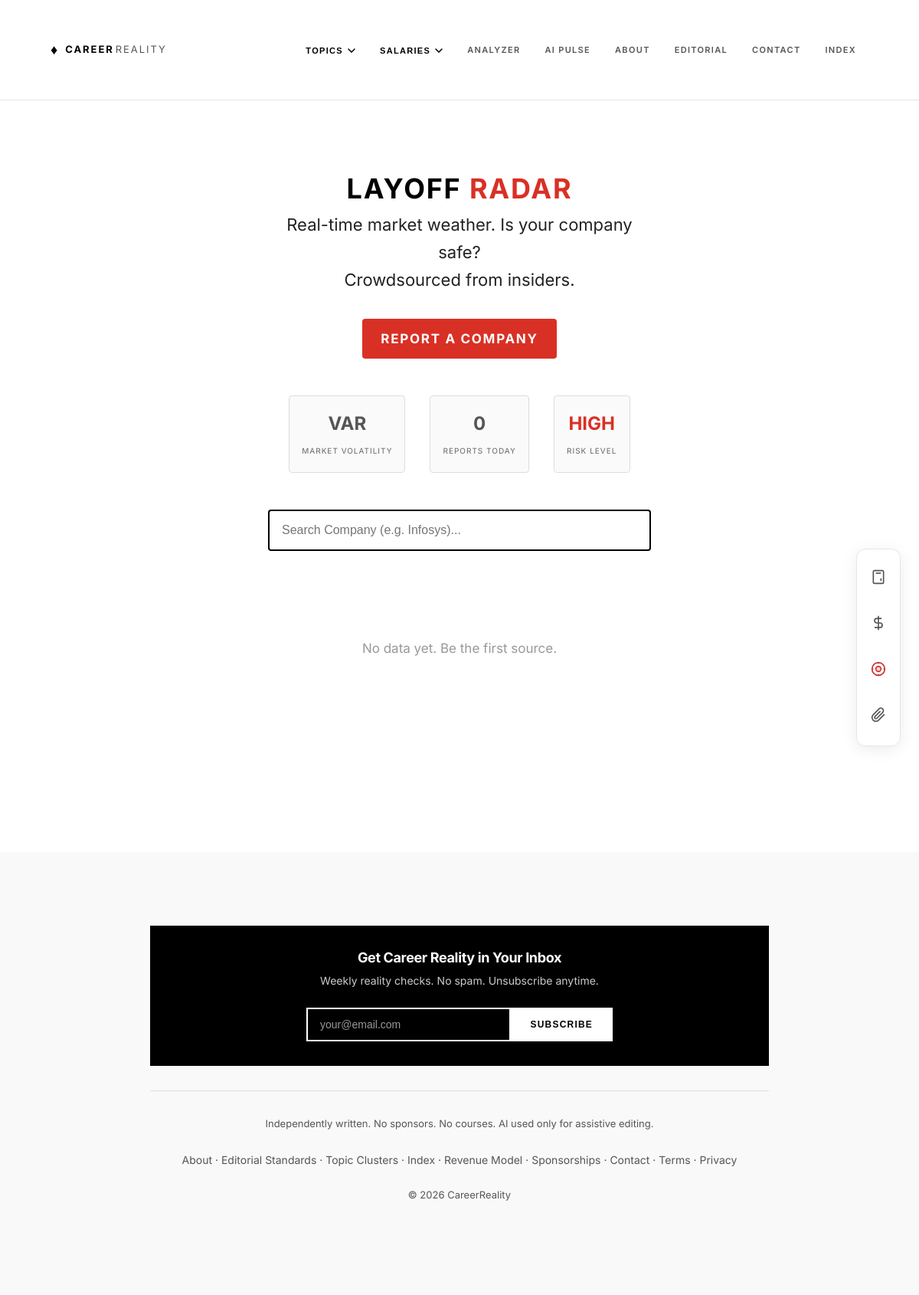
/layoff-radar/, run on an earlier commit of the app's database.
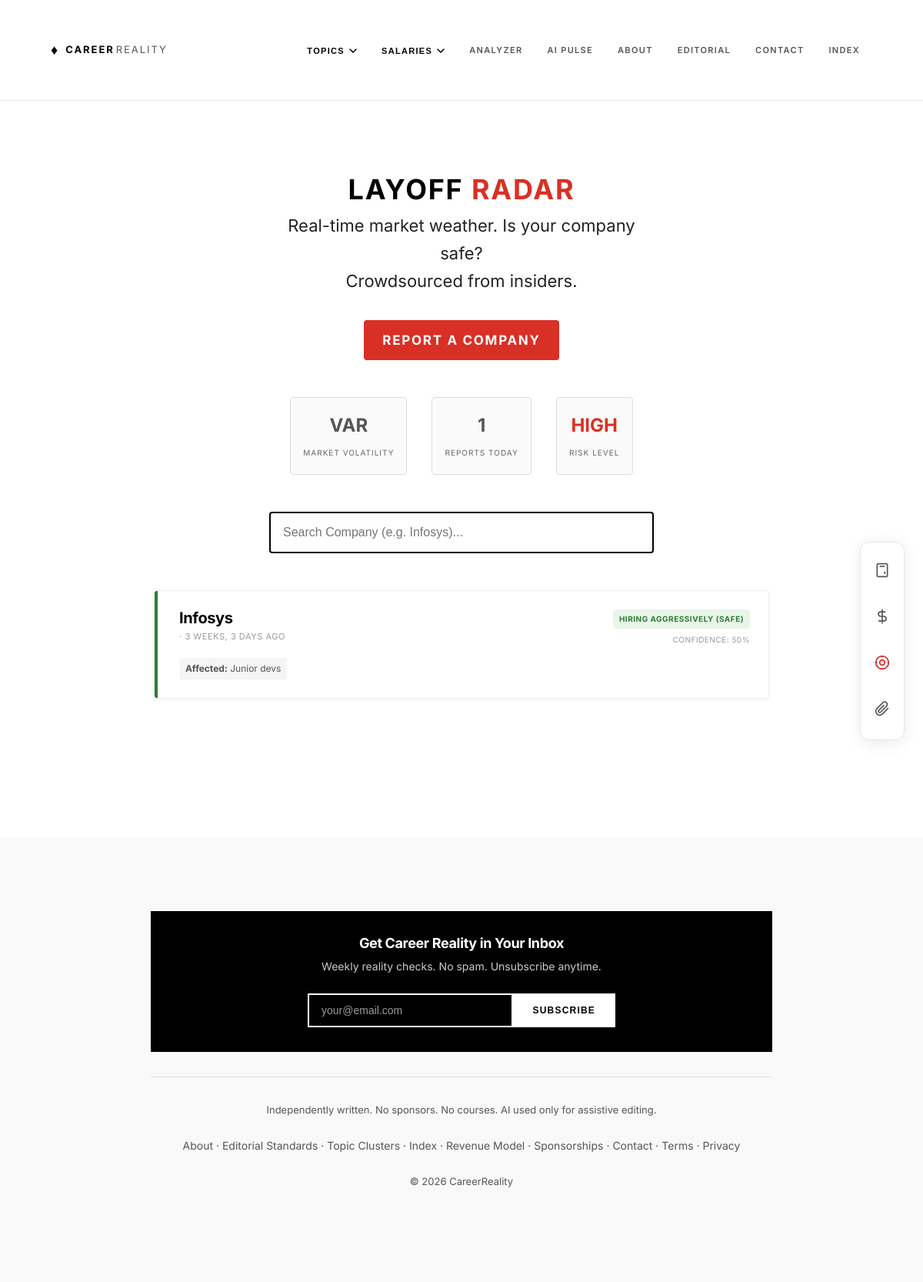
And on a later commit of the database.
### analyzer/models.py (models this page shows, shortened)
class LayoffReport(models.Model):
    STATUS_CHOICES = [
        ('hiring', 'Hiring Aggressively (Safe)'),
        ('freeze', 'Hiring Freeze'),
        ('rumor', 'Rumors of Layoffs'),
        ('layoff', 'Active Layoffs (Danger)'),
    ]
    company_name = models.CharField(max_length=100)
    status = models.CharField(max_length=20, choices=STATUS_CHOICES)
    role_affected = models.CharField(max_length=100, blank=True, help_text="e.g. Sales, Engineering")
    location = models.CharField(max_length=50, blank=True)
    details = models.TextField(blank=True, help_text="Context (optional)")
    is_verified = models.BooleanField(default=False)
    created_at = models.DateTimeField(auto_now_add=True)
    class Meta:
        ordering = ['-created_at']

### analyzer/views.py (the view)
# urls.py: path('layoff-radar/', analyzer_views.layoff_radar, name='layoff_radar'),
def layoff_radar(request):
    recent_reports = list(models.LayoffReport.objects.all().order_by('-created_at')[:50])
    from django.utils import timezone
    for report in recent_reports:
        score = 30
        if report.details:
            score += 20
        if report.status in ['freeze', 'rumor', 'layoff']:
            score += 10
        age_days = (timezone.now() - report.created_at).days
        if age_days <= 7:
            score += 40
        elif age_days <= 30:
            score += 20
        report.confidence_score = min(score, 100)
    title = "Indian Tech Layoff Radar (2026)"
    description = "Crowdsourced layoff alerts and hiring freeze updates for Indian IT. Check if your company is safe and report anonymously."
    return render(request, 'analyzer/layoff_radar.html', {
        'reports': recent_reports,
        'og_title': title,
        'og_description': description,
        'twitter_title': title,
        'twitter_description': description,
    })

### core/context_processors.py (called while the page is built)
def seo_defaults(request):
    canonical_url = f"{request.scheme}://{request.get_host()}{request.path}"
    categories = []
    try:
        from content.models import Category
        categories = Category.objects.all()
    except Exception:
        categories = []
    return {
        "article_meta_title": "",
        "article_meta_description": "",
        "og_type": "",
        "og_title": "",
        "og_description": "",
        "og_image": "",
        "twitter_title": "",
        "twitter_description": "",
        "twitter_image": "",
        "meta_robots": "index, follow",
        "canonical_url": canonical_url,
        "categories": categories,
    }

### templates/analyzer/layoff_radar.html (shortened to what this page needs)
{% extends 'base.html' %}
{% block content %}
<section class="container-medium" style="margin-top: var(--space-lg); margin-bottom: var(--space-xl);">
    <div style="text-align: center; margin-bottom: 3rem;">
        <h1 style="font-size: 36px; margin-bottom: 0.5rem; text-transform: uppercase; letter-spacing: 0.05em;">Layoff
            <span style="color: #d93025;">Radar</span>
        </h1>
        <p class="hero-subtitle" style="max-width: 500px; margin: 0 auto;">
            Real-time market weather. Is your company safe?
            <br>Crowdsourced from insiders.
        </p>
        <a href="{% url 'report_layoff' %}" class="btn"
            style="margin-top: 2rem; display: inline-block; background: #d93025; color: white; border: none; font-weight: 700; padding: 12px 24px; text-decoration: none; text-transform: uppercase; letter-spacing: 0.1em; border-radius: 4px;">
            Report a Company
        </a>
    </div>
    <div style="display: flex; justify-content: center; gap: 2rem; margin-bottom: 3rem; flex-wrap: wrap;">
        <div class="stat-card">
            <span class="stat-value">VAR</span>
            <span class="stat-label">Market Volatility</span>
        </div>
        <div class="stat-card">
            <span class="stat-value">{{ reports|length }}</span>
            <span class="stat-label">Reports Today</span>
        </div>
        <div class="stat-card">
            <span class="stat-value" style="color: #d93025;">HIGH</span>
            <span class="stat-label">Risk Level</span>
        </div>
    </div>
    <div style="max-width: 500px; margin: 0 auto 3rem;">
        <input type="text" id="companySearch" placeholder="Search Company (e.g. Infosys)..." onkeyup="filterCompanies()"
            style="width: 100%; padding: 16px; font-size: 16px; border: 2px solid var(--c-black); border-radius: 4px;">
    </div>
    <div class="radar-feed" id="radarList" style="max-width: 800px; margin: 0 auto;">
        {% for report in reports %}
        <div class="radar-card" data-company="{{ report.company_name|lower }}">
            <div
                class="radar-status-bar {% if report.status == 'hiring' %}status-safe{% elif report.status == 'freeze' %}status-warn{% else %}status-danger{% endif %}">
            </div>
            <div class="radar-content">
                <div style="display: flex; justify-content: space-between; align-items: flex-start;">
                    <div>
                        <h3 class="company-name">{{ report.company_name }}</h3>
                        <div class="meta-info">
                            {{ report.location }} &middot; {{ report.created_at|timesince }} ago
                        </div>
                    </div>
                    <div style="display: flex; flex-direction: column; align-items: flex-end; gap: 6px;">
                        <span
                            class="status-badge {% if report.status == 'hiring' %}badge-safe{% elif report.status == 'freeze' %}badge-warn{% else %}badge-danger{% endif %}">
                            {{ report.get_status_display }}
                        </span>
                        <span style="font-size: 10px; text-transform: uppercase; letter-spacing: 0.05em; color: #999;">
                            Confidence: {{ report.confidence_score }}%
                        </span>
                    </div>
                </div>
                {% if report.role_affected %}
                <div class="role-tag">
                    <span style="font-weight: 700;">Affected:</span> {{ report.role_affected }}
                </div>
                {% endif %}
            </div>
        </div>
        {% empty %}
        <div style="text-align: center; padding: 3rem; color: #999;">
            <p>No data yet. Be the first source.</p>
        </div>
        {% endfor %}
    </div>
</section>
{% endblock %}

### templates/base.html (shortened to what this page needs)
<!DOCTYPE html>
{% load static %}
<html lang="en-IN">
<head>
    {% include "partials/meta.html" %}
</head>
<body>
    {% include "partials/header.html" %}
    <main>
        {% block content %}{% endblock %}
    </main>
    {% include "partials/utility_dock.html" %}
    {% include "partials/footer.html" %}
</body>
</html>

### templates/partials/meta.html (shortened to what this page needs)
{% load static %}
<link rel="stylesheet" href="{% static 'css/style.css' %}?v=6">

### templates/partials/header.html (shortened to what this page needs)
<header class="site-header">
    <div class="container-wide nav-flex">
        <a href="/" class="site-brand">
            <span class="brand-icon">&diams;</span>
            <span class="brand-text">CAREER<span class="brand-highlight">REALITY</span></span>
        </a>
        <nav class="site-nav">
            <div class="nav-dropdown">
                <button class="nav-dropdown-trigger" aria-haspopup="true" aria-expanded="false">
                    Topics
                    <svg class="dropdown-arrow" width="10" height="6" viewBox="0 0 10 6" fill="none">
                        <path d="M1 1L5 5L9 1" stroke="currentColor" stroke-width="1.5" stroke-linecap="round" />
                    </svg>
                </button>
            </div>
            <div class="nav-dropdown">
                <button class="nav-dropdown-trigger" aria-haspopup="true" aria-expanded="false">
                    Salaries
                    <svg class="dropdown-arrow" width="10" height="6" viewBox="0 0 10 6" fill="none">
                        <path d="M1 1L5 5L9 1" stroke="currentColor" stroke-width="1.5" stroke-linecap="round" />
                    </svg>
                </button>
            </div>
            <a href="{% url 'wizard_start' %}" class="nav-link">Analyzer</a>
            <a href="{% url 'ai_news_hub' %}" class="nav-link">AI Pulse</a>
            <a href="{% url 'about' %}" class="nav-link">About</a>
            <a href="{% url 'editorial' %}" class="nav-link">Editorial</a>
            <a href="{% url 'contact' %}" class="nav-link">Contact</a>
            <a href="{% url 'career_reality_index' %}" class="nav-link">Index</a>
        </nav>
    </div>
</header>

### templates/partials/utility_dock.html (shortened to what this page needs)
<div class="utility-dock">
    <div class="dock-container">
        <a href="{% url 'salary_calculator' %}" class="dock-item" title="True In-Hand Calculator">
            <div class="dock-icon">
            </div>
        </a>
        <a href="{% url 'salary_reality' %}" class="dock-item" title="Market Salary Data">
            <div class="dock-icon">
                <svg width="20" height="20" viewBox="0 0 24 24" fill="none" stroke="currentColor" stroke-width="2">
                    <line x1="12" y1="1" x2="12" y2="23"></line>
                    <path d="M17 5H9.5a3.5 3.5 0 0 0 0 7h5a3.5 3.5 0 0 1 0 7H6"></path>
                </svg>
            </div>
        </a>
        <a href="{% url 'layoff_radar' %}" class="dock-item dock-alert" title="Layoff Risk Tracker">
            <div class="dock-icon">
            </div>
        </a>
        <a href="{% url 'submit_salary' %}" class="dock-item" title="Share Anonymous Salary">
            <div class="dock-icon">
                <svg width="20" height="20" viewBox="0 0 24 24" fill="none" stroke="currentColor" stroke-width="2">
                    <path
                        d="M21.44 11.05l-9.19 9.19a6 6 0 0 1-8.49-8.49l9.19-9.19a4 4 0 0 1 5.66 5.66l-9.2 9.19a2 2 0 0 1-2.83-2.83l8.49-8.48">
                    </path>
                </svg>
            </div>
        </a>
    </div>
</div>

### templates/partials/footer.html (shortened to what this page needs)
<footer class="site-footer">
    <div class="container-medium">
        <div class="newsletter-section">
            <h3 class="newsletter-title">Get Career Reality in Your Inbox</h3>
            <p class="newsletter-desc">Weekly reality checks. No spam. Unsubscribe anytime.</p>
            <form class="newsletter-form" action="{% url 'newsletter_signup' %}" method="POST">
                <input type="email" name="email" placeholder="your@email.com" required class="newsletter-input">
                <button type="submit" class="newsletter-btn">Subscribe</button>
            </form>
        </div>
        <hr style="border: none; border-top: 1px solid #ddd; margin: 2rem 0;">
        <p>
            Independently written. No sponsors. No courses.
            AI used only for assistive editing.
        </p>
        <p style="margin-top: 1.5rem; font-size: 14px; color: var(--c-grey-mid);">
            <a href="{% url 'about' %}" style="text-decoration: none; color: inherit;">About</a> &middot;
            <a href="{% url 'editorial' %}" style="text-decoration: none; color: inherit;">Editorial Standards</a> &middot;
            <a href="{% url 'topic_clusters' %}" style="text-decoration: none; color: inherit;">Topic Clusters</a> &middot;
            <a href="{% url 'career_reality_index' %}" style="text-decoration: none; color: inherit;">Index</a> &middot;
            <a href="{% url 'revenue_model' %}" style="text-decoration: none; color: inherit;">Revenue Model</a> &middot;
            <a href="{% url 'sponsorship_policy' %}" style="text-decoration: none; color: inherit;">Sponsorships</a> &middot;
            <a href="{% url 'contact' %}" style="text-decoration: none; color: inherit;">Contact</a> &middot;
            <a href="{% url 'terms' %}" style="text-decoration: none; color: inherit;">Terms</a> &middot;
            <a href="{% url 'privacy_policy' %}" style="text-decoration: none; color: inherit;">Privacy</a>
        </p>
        <p style="margin-top: 1.5rem; color: var(--c-grey-mid);">
            &copy; {% now "Y" %} CareerReality
        </p>
    </div>
</footer>

### templates/analyzer/layoff_radar.html (style rules this page uses)
.stat-card { text-align: center; min-width: 100px; padding: 1rem; background: #fafafa; border: 1px solid #ddd; border-radius: 4px; }
.stat-value { display: block; font-size: 24px; font-weight: 800; }
.stat-label { font-size: 10px; text-transform: uppercase; color: #666; letter-spacing: 0.1em; }
.radar-card { position: relative; background: #fff; border: 1px solid #eee; margin-bottom: 1.5rem; border-radius: 4px; overflow: hidden; box-shadow: 0 2px 5px rgba(0, 0, 0, 0.05); transition: transform 0.2s; }
.radar-status-bar { width: 4px; position: absolute; top: 0; bottom: 0; left: 0; }
.status-safe { background: #2e7d32; }
.radar-content { padding: 1.5rem 1.5rem 1.5rem 2rem; }
.company-name { margin: 0; font-size: 20px; font-weight: 700; color: #000; }
.meta-info { font-size: 11px; text-transform: uppercase; color: #999; margin-top: 4px; letter-spacing: 0.05em; }
.status-badge { font-size: 10px; font-weight: 800; text-transform: uppercase; padding: 4px 8px; border-radius: 4px; letter-spacing: 0.05em; }
.badge-safe { background: #e8f5e9; color: #2e7d32; }
.role-tag { margin-top: 1rem; font-size: 12px; background: #f5f5f5; display: inline-block; padding: 4px 8px; border-radius: 2px; }

### templates/partials/utility_dock.html (style rules this page uses)
.utility-dock { position: fixed; right: 24px; top: 50%; transform: translateY(-50%); z-index: 1000; }
.dock-container { display: flex; flex-direction: column; gap: 16px; background: var(--c-white); padding: 16px 12px; border: 1px solid var(--c-divider); border-radius: 12px; box-shadow: 0 4px 20px rgba(0, 0, 0, 0.08); }
.dock-item { display: flex; flex-direction: column; align-items: center; text-decoration: none; color: var(--c-grey-mid); position: relative; transition: all 0.2s ease; padding: 8px 4px; border-radius: 8px; }
.dock-icon { width: 24px; height: 24px; display: flex; justify-content: center; align-items: center; margin-bottom: 4px; }
.dock-alert .dock-icon { position: relative; color: #cc3333; }

What changed in the data, as far as the page shows it:
added LayoffReport: company_name "Infosys", created_at "3 WEEKS, 3 DAYS", status "HIRING AGGRESSIVELY (SAFE)", confidence_score "50", role_affected "Junior devs"
Also different on the page:
{{ reports|length }}: "0" → "1"
text no longer shown: "No data yet. Be the first source."
